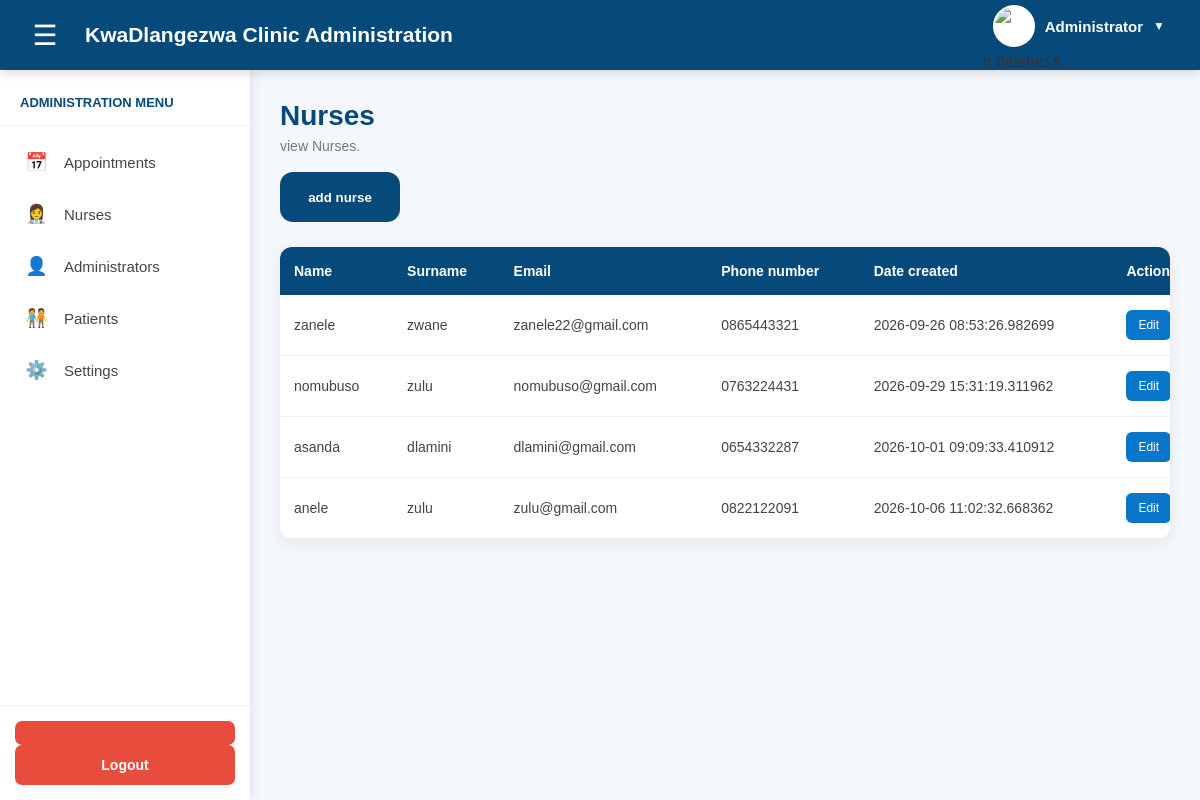
The page /nurse (signed in) on the database its author committed.
### model.py (models this page shows)
class Nurse(db.Model):
    id = db.Column(db.Integer, primary_key=True)
    name = db.Column(db.String(100), nullable=False)
    surname = db.Column(db.String(100), nullable=False)
    email = db.Column(db.String(100), nullable=False, unique=True)
    password = db.Column(db.String(100), nullable=False)
    phone_no = db.Column(db.String(100), nullable=False)
    role = db.Column(db.String(100), default="nurse")
    date_created = db.Column(
        db.DateTime,
        default=datetime.utcnow
    )

### main.py (the view)
@app.route("/nurse")
def nurses():
    if "user_id" not in session:
        return redirect(url_for("signin"))
    nurses = Nurse.query.all()
    return render_template(
        "nurses.html",
        nurses=nurses
    )

### templates/nurses.html (shortened to what this page needs)
{% extends "logged_base.html" %}
{% block body %}
<div class="appointments_page">
    <div class="appointments_header">
        <div>
            <h2>
                Nurses
            </h2>
            <p>
                view Nurses.
            </p>
            <br>
                <button class="book" onclick="window.location.href='{{url_for('eaddNurse')}}'">
                    add nurse
                </button>
        </div>
    </div>
    <div class="table_container">
        <table class="Appointments_table">
            <thead>
                <tr>
                    <th>Name</th>
                    <th>Surname</th>
                    <th>Email</th>
                    <th>Phone number</th>
                    <th>Date created</th>
                    <th>Action</th>
                </tr>
            </thead>
            <tbody>
                {% for nurse in nurses %}
                <tr>
                    <td>
                        {{ nurse.name }}
                    </td>
                    <td>
                        {{ nurse.surname }}
                    </td>
                    <td>
                        {{ nurse.email }}
                    </td>
                    <td>
                        {{ nurse.phone_no }}
                    </td>
                    <td>
                        {{ nurse.date_created }}
                    </td>
                    <td>
                        <div class="action-buttons">
                            <a
                                href="#"
                                class="edit_btn">
                                Edit
                            </a>
                        </div>
                    </td>
                </tr>
                {% endfor %}
            </tbody>
        </table>
    </div>
</div>
{% endblock %}

### templates/logged_base.html (style rules this page uses)
* { margin: 0; padding: 0; box-sizing: border-box; }
body { font-family: Arial, Helvetica, sans-serif; background-color: #f4f8fc; color: #333; }

### templates/nurses.html (style rules this page uses)
.appointments_page { width: 100%; }
.appointments_header { display: flex; justify-content: space-between; align-items: center; margin-bottom: 25px; }
.appointments_header h2 { color: #064a7b; font-size: 28px; margin: 0; }
.appointments_header p { color: #777; margin-top: 6px; font-size: 14px; }
.table_container { background: white; border-radius: 12px; box-shadow: 0 4px 15px rgba(0, 0, 0, 0.08); overflow-x: auto; width: 100%; }
.Appointments_table { width: 100%; border-collapse: collapse; min-width: 1000px; }
.Appointments_table thead { background-color: #064a7b; color: white; }
.Appointments_table th { padding: 16px 14px; text-align: left; font-size: 14px; font-weight: 600; white-space: nowrap; }
.Appointments_table td { padding: 15px 14px; border-bottom: 1px solid #eeeeee; font-size: 14px; color: #444; vertical-align: middle; }
.action-buttons { display: flex; align-items: center; gap: 7px; }
.action-buttons a, .action-buttons button { border: none; padding: 8px 12px; border-radius: 6px; font-size: 12px; text-decoration: none; cursor: pointer; font-family: Arial, Helvetica, sans-serif; transition: 0.2s; }
.edit_btn { background-color: #0876c9; color: white; }
.book { height: 50px; width: 120px; background-color: #064a7b; text-decoration: none; cursor: pointer; font-family: Arial, Helvetica, sans-serif; transition: 0.2s; color: white; border: none; border-radius: 13px; font-weight: bold; }

### rows shown on the page
Nurse: name "zanele", surname "zwane", email "zanele22@gmail.com", phone_no "0865443321", date_created "2026-09-26 08:53:26.982699"
Nurse: name "nomubuso", surname "zulu", email "nomubuso@gmail.com", phone_no "0763224431", date_created "2026-09-29 15:31:19.311962"
Nurse: name "asanda", surname "dlamini", email "dlamini@gmail.com", phone_no "0654332287", date_created "2026-10-01 09:09:33.410912"
Nurse: name "anele", surname "zulu", email "zulu@gmail.com", phone_no "0822122091", date_created "2026-10-06 11:02:32.668362"
